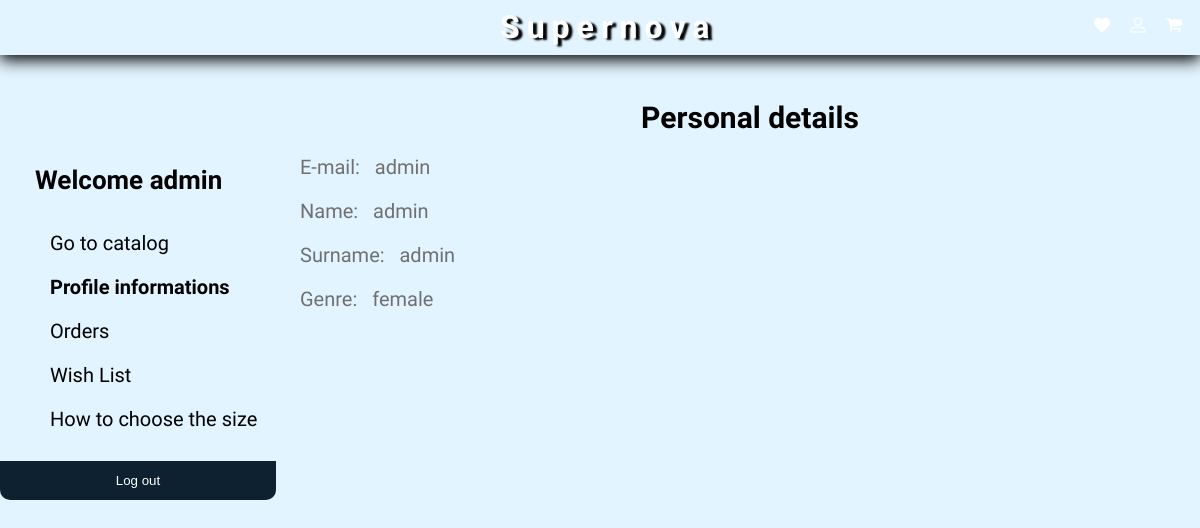
The app's page /php/profileInformations.php (signed in) with its own data.
### tables this page shows
CREATE TABLE `user` (
  `email` varchar(45) NOT NULL,
  `password` varchar(45) NOT NULL,
  `amministratore` tinyint(4) NOT NULL DEFAULT '0',
  `nome` varchar(45) NOT NULL,
  `cognome` varchar(45) NOT NULL,
  `genere` varchar(45) NOT NULL,
  `newsletter` tinyint(1) NOT NULL DEFAULT '0',
  PRIMARY KEY (`email`)
);

### php/util/supernovaDbManager.php (called while the page is built, shortened)
<?php
    require "dbConfig.php";
    $supernovaDb = new SupernovaDbManager();
	class SupernovaDbManager {
		private $mysqli_conn = null;
    	function openConnection(){
    		if (!$this->isOpened()){
    			global $dbHostname;
    			global $dbUsername;
    			global $dbPassword;
    			global $dbName;
    			$this->mysqli_conn = new mysqli($dbHostname, $dbUsername, $dbPassword);
				$this->mysqli_conn->select_db($dbName) or
					die ('Can\'t use pweb: ' . mysqli_error());
			}
    	}
    	function isOpened(){
       		return ($this->mysqli_conn != null);
    	}
		function performQuery($queryText) {
			return $this->mysqli_conn->query($queryText);
		}
	}
?>

### php/util/dbConfig.php (called while the page is built)
<?php
	$dbHostname = "localhost";
	$dbUsername = "root";
	$dbPassword = "";
	$dbName = "supernova";
?>

### php/util/utility.php (called while the page is built, shortened)
<?php
    require_once "supernovaDbManager.php";
    require_once "garmentManagerDb.php";
	function recoverInformations($field, $table, $username) {
		global $supernovaDb;
		$query = "select " . $field . " from `" . $table . "` where email='" . $username . "'";
		$result = $supernovaDb->performQuery($query);
		$row = $result->fetch_row();
		$elem = $row[0];
		return $elem;
	}
?>

### php/profileInformations.php (the view, shortened to what this page needs)
<?php
    include DIR_UTIL . "supernovaDbManager.php";
    include DIR_UTIL . "garmentManagerDb.php";
    include DIR_UTIL . "utility.php";
?>
<!DOCTYPE html>
<html lang="en">
    <head>
	    <link rel="stylesheet" href="../css/profile.css" type="text/css" media="screen">
	    <link rel="stylesheet" href="../css/header.css" type="text/css" media="screen">
  	</head>
	<?php
  		include"./layout/top_bar.php";
  		include DIR_LAYOUT . "profile_menu.php";
  		$username = $_SESSION['username'];
		$name = recoverInformations("nome", "user", $username);
		$surname = recoverInformations("cognome", "user", $username);
		$genre = recoverInformations("genere", "user", $username);
	?>
		<section id="content">
			<h1 id="personal_informations_title">Personal details</h1>
			<p>E-mail: &nbsp <?php echo $username; ?></p>
			<p>Name: &nbsp <?php echo $name; ?></p>
			<p>Surname:  &nbsp <?php echo $surname; ?></p>
			<p>Genre:  &nbsp <?php echo $genre; ?></p>
		</section>
	</body>
</html>

### php/layout/profile_menu.php
<aside id="aside_menu">
	<nav id="content-nav">
		<p id="first"><b>Welcome
			<?php
				$username = $_SESSION['username'];
				$name = recoverInformations("nome", "user", $username);
				echo $name . "</b></li>";
			?>
		</p>
		<ul>
			<li><a id="catalog_link" href="./catalog.php" class="li_link">Go to catalog</a></li>
			<li><a id="profile_informations_link" href="./profileInformations.php" class="li_link">Profile informations</a></li>
			<li><a id="orders_link" href="./orders.php" class="li_link">Orders</a></li>
			<li><a id="wish_list_link" href="./wishList.php" class="li_link">Wish List</a></li>
			<li><a id="my_measures_link" href="./myMeasures.php" class="li_link">How to choose the size</a></li>
		</ul>
	</nav>
	<button type="submit" id="logout" onclick="location.href='./util/logout.php';">Log out</button>
</aside>

### css/profile.css (style rules this page uses)
html,body { overflow-x: hidden; position: absolute; }
a:link, a:visited { color: black; text-decoration: none; }
button { background-color: #0E2130; color: white; padding: 12px 20px; border: none; cursor: pointer; width: 100%; display: inline-block; position: absolute; border-bottom-right-radius: 10px; border-bottom-left-radius: 10px; }
section { text-align: center; display: block; float: right; width: 100%; font-size: 20px; }
#first { list-style-type: none; padding-left: 35px; font-size: 26px; }
#aside_menu { z-index: 49; position: fixed; padding-top: 7%; width: 23%; height: 100%; float: left; font-size: 20px; }
#aside_menu > nav > ul > li { padding: 10px; list-style-type: none; transition: all .4s ease-in-out; }
.highlighted_text { font-weight: 800; }
#content { width: 75%; left: 25%; font-family: 'Marmelad', sans-serif; text-align: left; color: rgb(112, 112, 112); display: block; float: right; }
#personal_informations_title { color: black; width: 100%; text-align: center; margin-top: 5%; }

### css/header.css (style rules this page uses)
html { top: 55px; }
html, body { margin: 0; padding: 0; width: 100%; font-family: 'Marmelad', sans-serif; background-color: #E2F4FF; background-size: 100%; }
h1 { margin: 0; width: 200px; height: 100%; margin: 0 auto; }

### records on screen
user: nome "admin", cognome "admin", genre "female"
